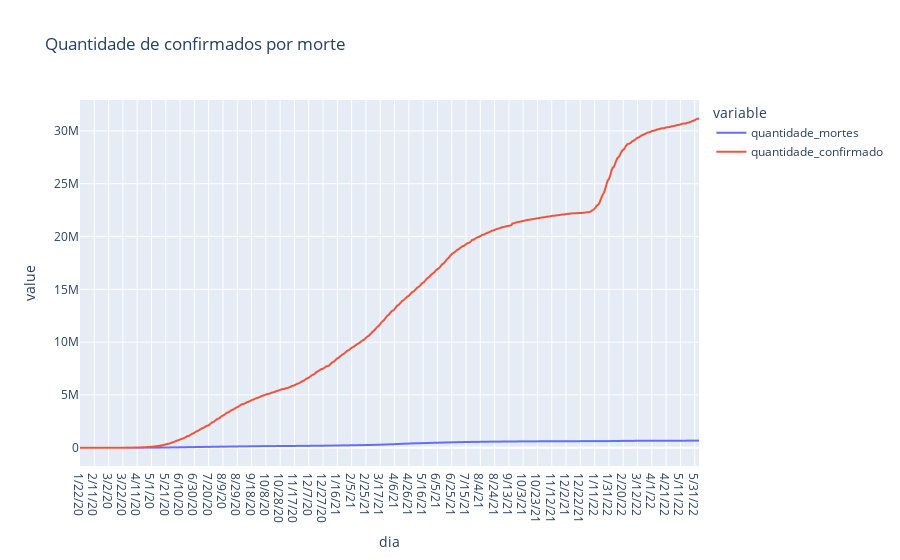

Write notebook code for a chart like this one.
### Code cell
##morte
df_brasil_diaria_morte = deaths.copy()
df_brasil_diaria_morte = df_brasil_diaria_morte.loc[31].reset_index()


df_brasil_diaria_morte = df_brasil_diaria_morte.drop(df_brasil_diaria_morte.index[[0,1,2,3]])

df_brasil_diaria_morte = df_brasil_diaria_morte.rename({'index': 'dia'}, axis = 1)
df_brasil_diaria_morte = df_brasil_diaria_morte.rename({31: 'quantidade_mortes'}, axis = 1)


#pe.scatter(data_frame=df_brasil_diaria_morte, x='dia', y='quantidade_mortes', marginal_x='box', marginal_y='box')



##confirmado
df_brasil_diaria_confirmado = confirmed.copy()
df_brasil_diaria_confirmado = df_brasil_diaria_confirmado.loc[31].reset_index()

df_brasil_diaria_confirmado = df_brasil_diaria_confirmado.drop(df_brasil_diaria_confirmado.index[[0,1,2,3]])

df_brasil_diaria_confirmado = df_brasil_diaria_confirmado.rename({'index': 'dia'}, axis = 1)
df_brasil_diaria_confirmado = df_brasil_diaria_confirmado.rename({31: 'quantidade_confirmado'}, axis = 1)


#pe.scatter(data_frame=df_brasil_diaria_confirmado, x='dia', y='quantidade_confirmado', marginal_x='box', marginal_y='box')

df_brasil_diaria = df_brasil_diaria_morte.merge(df_brasil_diaria_confirmado, left_on=['dia'], right_on=['dia'], how='left')


pe.line(df_brasil_diaria, x="dia", y=["quantidade_mortes","quantidade_confirmado"], title="Quantidade de confirmados por morte")
#pe.scatter(df_brasil_diaria, x="dia", y=["quantidade_mortes","quantidade_confirmado"], marginal_x='box', marginal_y='box')

### Figure 1 — Plotly figure (JSON) as saved in the notebook; plotly's stock layout.template omitted (floating-point values rounded to 4 significant figures; data arrays with more than 128 entries replaced by an {"elided": "..."} marker saying what was removed)
{"data": [{"hovertemplate": "variable=quantidade_mortes<br>dia=%{x}<br>value=%{y}<extra></extra>", "legendgroup": "quantidade_mortes", "line": {"color": "#636efa", "dash": "solid"}, "marker": {"symbol": "circle"}, "mode": "lines", "name": "quantidade_mortes", "showlegend": true, "type": "scattergl", "x": {"elided": "867 str values"}, "xaxis": "x", "y": {"elided": "867 int values"}, "yaxis": "y"}, {"hovertemplate": "variable=quantidade_confirmado<br>dia=%{x}<br>value=%{y}<extra></extra>", "legendgroup": "quantidade_confirmado", "line": {"color": "#EF553B", "dash": "solid"}, "marker": {"symbol": "circle"}, "mode": "lines", "name": "quantidade_confirmado", "showlegend": true, "type": "scattergl", "x": {"elided": "867 str values"}, "xaxis": "x", "y": {"elided": "867 int values"}, "yaxis": "y"}], "layout": {"legend": {"title": {"text": "variable"}, "tracegroupgap": 0}, "title": {"text": "Quantidade de confirmados por morte"}, "xaxis": {"anchor": "y", "domain": [0, 1], "title": {"text": "dia"}}, "yaxis": {"anchor": "x", "domain": [0, 1], "title": {"text": "value"}}}}
